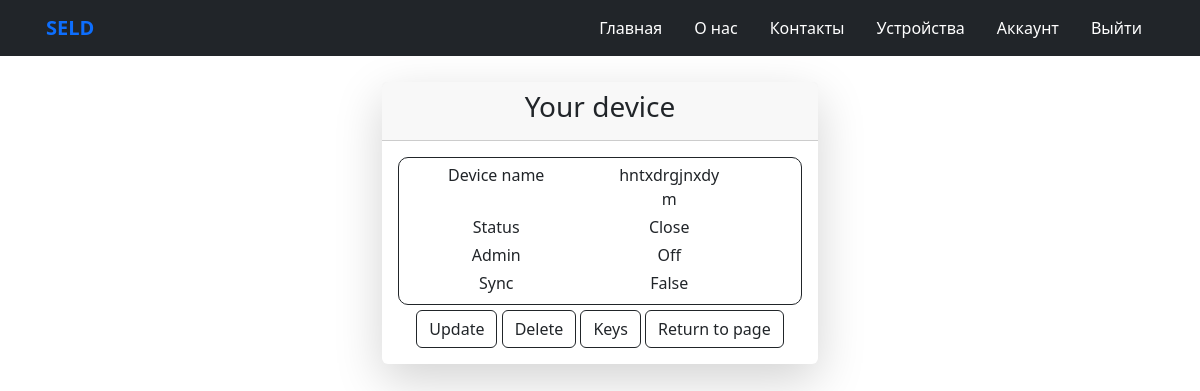
Page /your_device/128/ (signed in) on the earlier database version.
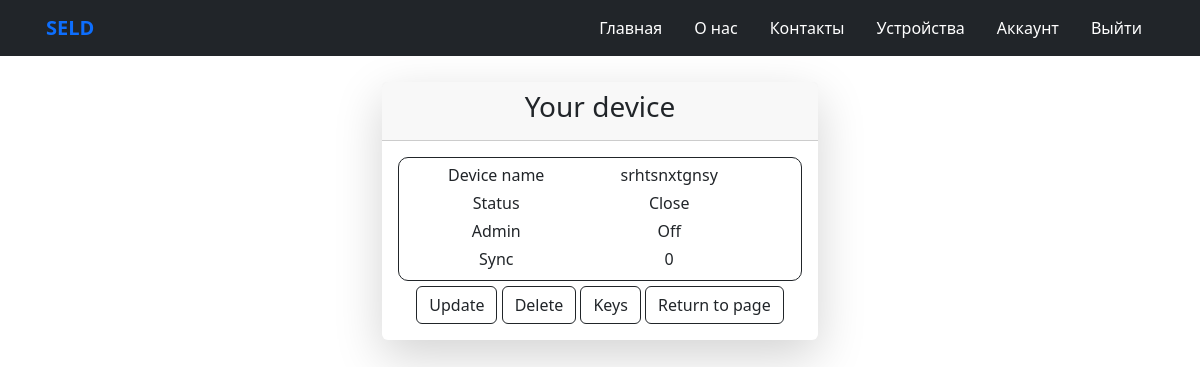
Same page on the later database version.
### app/models.py (models this page shows, shortened)
class DeviceModel(models.Model):
    device_name = models.CharField(max_length=255)
    serial_num = models.CharField(max_length=255, unique=True)
    status = models.CharField(max_length=10, default="Close")
    settings = models.CharField(max_length=255, default='-')
    admin = models.CharField(max_length=10, default='Off')
    sync = models.CharField(max_length=5, default='False')
    user = UserForeignKey(auto_user_add=True)
    objects = models.Manager()

### app/views.py (the view)
class DeviceDetailView(LoginRequiredMixin, DetailView):
    model = DeviceModel
    template_name = 'app/your_device.html'
    context_object_name = 'data'

### app/templates/app/your_device.html
{% extends 'app/layout.html'%}
{% block safe %}
<div class="form_content my-3 p-3">
    <div class="row justify-content-center">
        <div class="col-xl-5 col-lg-7 col-md-10 col-sm-10 col-10">
            <div class="card text-center shadow-lg border-0 rounded-lg mt-0 mb-3">
                <div class="card-header">
                    <h3 class="font-weight-light col-md-offset-1">Your device</h3>
                </div>
                <div class="card-body">
                    <div class="block-card">
                        <div class="row row-cols-2 mb-1">
                            <label class="col-lg-6 control-label text-center">Device name</label>
                            <div class="col-lg-4 lining">
                                {{ data.device_name }}
                            </div>
                        </div>
                        <div class="row row-cols-2 mb-1">
                            <label class="col-lg-6 control-label text-center">Status</label>
                            <div class="col-lg-4 lining">
                                {{ data.status }}
                            </div>
                        </div>
                        <div class="row row-cols-2 mb-1">
                            <label class="col-lg-6 control-label text-center">Admin</label>
                            <div class="col-lg-4 lining">
                                {{ data.admin }}
                            </div>
                        </div>
                        <div class="row row-cols-2 mb-1">
                            <label class="col-lg-6 control-label text-center">Sync</label>
                            <div class="col-lg-4 lining">
                                {{ data.sync }}
                            </div>
                        </div>
                    </div>
                    <div>
                        <a href="{% url 'update_form' data.id %}" class="btn btn-outline-dark">Update</a>
                        <a href="{% url 'delete_form' data.id %}" class="btn btn-outline-dark">Delete</a>
                        <a href="{% url 'keys' data.id %}" class="btn btn-outline-dark">Keys</a>
                        <a href="{% url 'devices' %}" class="btn btn-outline-dark">Return to page</a>
                    </div>
                </div>
            </div>
        </div>
    </div>
</div>
{% endblock %}

### app/templates/app/layout.html (shortened to what this page needs)
<!DOCTYPE html>
<html lang="ru">
<head>
    {% load static %}
    <link href="https://cdn.jsdelivr.net/npm/bootstrap@5.3.0/dist/css/bootstrap.min.css" rel="stylesheet">
    <link rel="stylesheet" type="text/css" href="{% static 'app/content/site.css' %}" />
    <link rel="stylesheet" type="text/css" href="{% static 'app/content/style.css' %}" />
</head>
<body>
    {% include 'app/navbar.html' %}
    <div class="container body-content">
        {% block safe %}
        {% endblock %}
    </div>
</body>
</html>

### app/templates/app/navbar.html (shortened to what this page needs)
<nav class="navbar navbar-expand-lg fixed-top navbar-dark bg-dark">
    <div class="container">
        <a class="navbar-brand" href="{% url 'seld' %}"><span class="text-primary fs-5 ms-1 fw-bolder">SELD</span></a>
        <div class="collapse navbar-collapse" id="navbarTogglerDemo02">
            <ul class="navbar-nav ms-auto">
                <li class="nav-item">
                    <a class="nav-link text-white mx-2" href="{% url 'home' %}">Главная</a>
                </li>
                <li class="nav-item">
                    <a class="nav-link text-white mx-2" href="{% url 'about' %}">О нас</a>
                </li>
                <li class="nav-item">
                    <a class="nav-link text-white mx-2" href="{% url 'contact' %}">Контакты</a>
                </li>
                {% if user.is_authenticated %}
                <li class="nav-item">
                    <a class="nav-link text-white mx-2" href="{% url 'devices' %}">Устройства</a>
                </li>
                <li class="nav-item">
                    <a class="nav-link text-white mx-2" href="{% url 'profile' %}">Аккаунт</a>
                </li>
                <li class="nav-item">
                    <a class="nav-link text-white mx-2" href="{% url 'log_out' %}">Выйти</a>
                </li>
                {% endif %}
            </ul>
        </div>
    </div>
</nav>

### app/static/app/content/site.css (style rules this page uses)
body { padding-top: 50px; padding-bottom: 20px; }
.body-content { padding-left: 15px; padding-right: 15px; }

### app/static/app/content/style.css (style rules this page uses)
.lining { text-align: center; }
.block-card { border-radius: 10px; border: 1px solid; padding: 5px; margin-bottom: 5px; }

Differences in the rows shown:
changed DeviceModel "Close": device_name "hntxdrgjnxdym" → "srhtsnxtgnsy"; sync "False" → "0"
